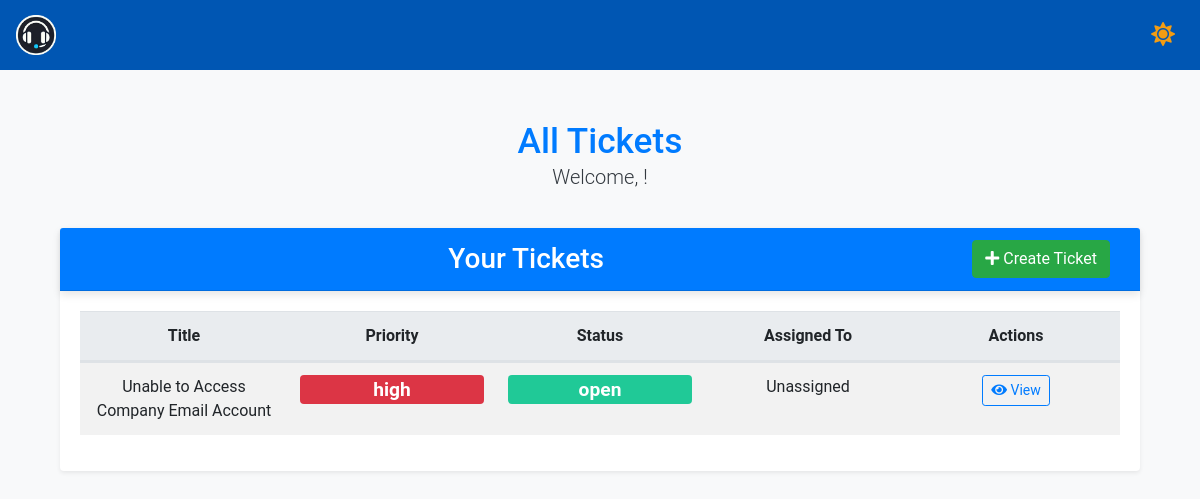
/all_tickets, run on an earlier commit of the app's database.
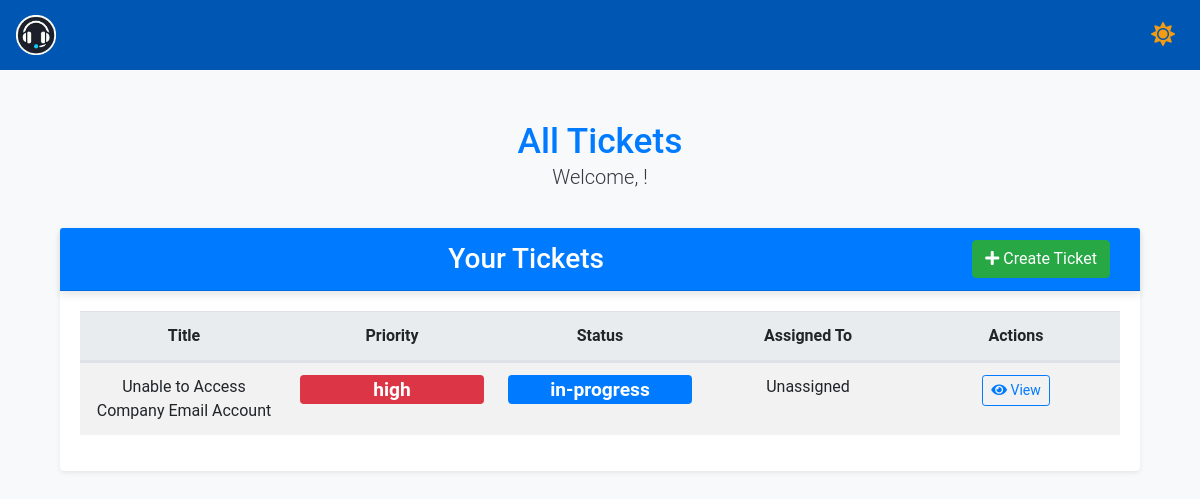
And on a later commit of the database.
### app/models.py (models this page shows)
class Ticket(db.Model):
    id = db.Column(db.Integer, primary_key=True)
    title = db.Column(db.String(150), nullable=False)
    description = db.Column(db.Text, nullable=False)
    status = db.Column(db.String(50), nullable=False)
    priority = db.Column(db.String(50), nullable=False)
    created_at = db.Column(db.DateTime, default=datetime.utcnow)
    updated_at = db.Column(
        db.DateTime, default=datetime.utcnow, onupdate=datetime.utcnow
    )
    assigned_to = db.Column(db.Integer, db.ForeignKey("user.id"))
    user_id = db.Column(db.Integer, db.ForeignKey("user.id"))

### app/routes.py (the view)
@bp.route('/all_tickets')
def all_tickets():
    tickets = Ticket.query.all()  # or your logic to get all tickets
    return render_template('all_tickets.html', tickets=tickets, view='all')

### app/templates/all_tickets.html (shortened to what this page needs)
{% extends "base.html" %} {% block content %}
<div class="container mt-5">
  <div class="row mb-2">
    <div class="col-12 text-center">
      <h2 class="text-primary mb-0">All Tickets</h2>
      <p class="lead">Welcome, {{ current_user.name }}!</p>
    </div>
  </div>
  <div class="card shadow-sm">
    <div
      class="card-header bg-primary text-white d-flex justify-content-between align-items-center"
    >
      <h3 class="text-center mb-0 flex-grow-1">Your Tickets</h3>
      <div>
        <a class="btn btn-success" href="{{ url_for('main.create_ticket') }}">
          <i class="fas fa-plus"></i> Create Ticket
        </a>
      </div>
    </div>
    <div class="card-body">
      <table class="table table-striped table-hover">
        <thead>
          <tr class="d-flex justify-content-between">
            <th class="col text-center">Title</th>
            <th class="col text-center">Priority</th>
            <th class="col text-center">Status</th>
            <th class="col text-center">Assigned To</th>
            <th class="col text-center">Actions</th>
          </tr>
        </thead>
        <tbody>
          {% for ticket in tickets %}
          <tr class="d-flex justify-content-between">
            <td class="col text-center">{{ ticket.title }}</td>
            <td class="col text-center">
              <span class="badge badge-priority-{{ ticket.priority }}"
                >{{ ticket.priority }}</span
              >
            </td>
            <td class="col text-center">
              <span class="badge badge-status-{{ ticket.status|lower }}"
                >{{ ticket.status }}</span
              >
            </td>
            <td class="col text-center">
              {{ ticket.assignee.name if ticket.assignee else 'Unassigned' }}
            </td>
            <td class="col text-center">
              <a
                href="{{ url_for('main.ticket_details', ticket_id=ticket.id) }}"
                class="btn btn-outline-primary btn-sm"
              >
                <i class="fas fa-eye"></i> View
              </a>
            </td>
          </tr>
          {% endfor %}
        </tbody>
      </table>
    </div>
  </div>
</div>
{% endblock %}

### app/templates/base.html (shortened to what this page needs)
<!DOCTYPE html>
<html lang="en">
  <head>
    <link
      href="https://stackpath.bootstrapcdn.com/bootstrap/4.5.2/css/bootstrap.min.css"
      rel="stylesheet"
    />
    <link
      href="{{ url_for('static', filename='styles.css') }}"
      rel="stylesheet"
    />
    <link
      rel="stylesheet"
      href="https://cdnjs.cloudflare.com/ajax/libs/font-awesome/5.15.4/css/all.min.css"
    />
  </head>
  <body class="light-mode">
    <nav class="navbar navbar-expand-lg">
      <a class="navbar-brand" href="#">
        <img
          src="{{ url_for('static', filename='logo.png') }}"
          alt="Help Desk Logo"
          style="height: 40px"
        />
      </a>
      <div class="collapse navbar-collapse" id="navbarNav">
        <ul class="navbar-nav ml-auto">
          <li class="nav-item">
            <button id="theme-toggle-button" class="btn btn-link nav-link">
              <i id="theme-toggle-icon" class="fas fa-sun"></i>
            </button>
          </li>
        </ul>
      </div>
    </nav>
    <div class="container">{% block content %} {% endblock %}</div>
  </body>
</html>

### app/static/styles.css (style rules this page uses)
body { font-family: "Roboto", sans-serif; background-color: #f8f9fa; margin: 0; color: #343a40; }
.container { margin-top: 50px; }
h2 { color: #007bff; }
.table th, .table td { vertical-align: middle; }
.table th { background-color: #e9ecef; }
.card { border: none; margin-top: 20px; box-shadow: 0 4px 8px rgba(0, 0, 0, 0.1); }
.card-header { background-color: #007bff; color: #ffffff; font-size: 1.25rem; font-weight: 500; box-shadow: 0 4px 8px rgba(0, 0, 0, 0.1); display: flex; justify-content: space-between; align-items: center; }
.card-header .text-center { flex-grow: 1; margin: 0; text-align: center; }
.btn-primary, .btn-secondary, .btn-success, .btn-warning { margin-right: 10px; }
.btn-success { background-color: #28a745; border-color: #28a745; margin-left: auto; }
.btn-outline-primary { border-color: #007bff; color: #007bff; }
.badge { font-size: 1.2em; }
.text-primary { color: #007bff !important; font-size: 2.2em; }
.badge-priority-low, .badge-priority-medium, .badge-priority-high, .badge-status-open, .badge-status-in-progress, .badge-status-closed { text-align: center; width: 100%; }
.badge-priority-high { background-color: #dc3545; color: white; }
.navbar { background-color: #0056b3; }
.navbar .navbar-brand, .navbar .nav-link { color: #ffffff; }
.badge-status-in-progress { background-color: #007bff; color: rgb(255, 255, 255); }
#theme-toggle-button { font-size: 1.5rem; cursor: pointer; }
#theme-toggle-button .fas { transition: color 0.3s ease; }
body.light-mode #theme-toggle-icon { color: #f39c12; }

What changed in the data, as far as the page shows it:
changed Ticket "high": status "open" → "in-progress"
